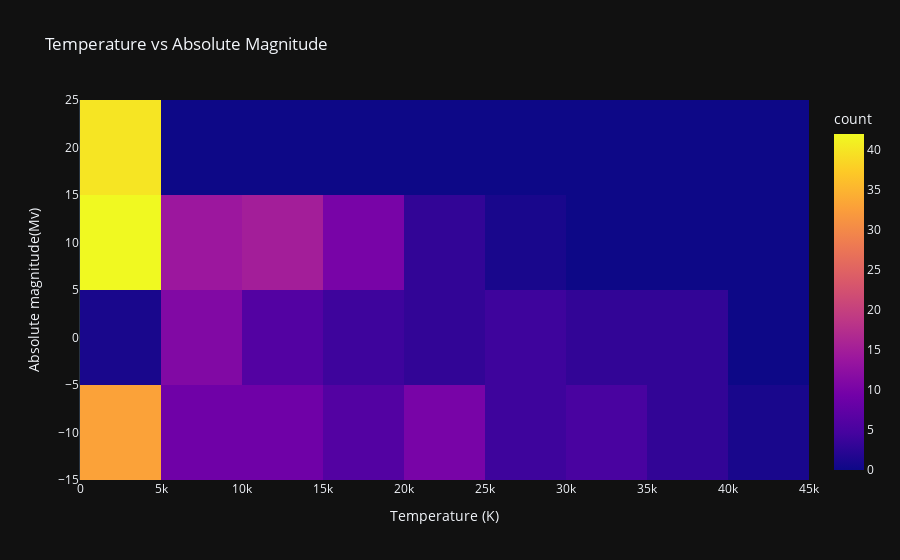

This figure's notebook cell:
### Markdown cell above
### Above Heatmap shows the intensity Luminosity of Stars with respect to their Radius. 
## From above plot we can conclude that Luminosity is directly proportional to Radii of Star

### Code cell
fig = px.density_heatmap(dataset, x="Temperature (K)", y ="Absolute magnitude(Mv)",title = 'Temperature vs Absolute Magnitude', template = 'plotly_dark')
fig.show()

### Figure 1 — Plotly figure (JSON) as saved in the notebook; plotly's stock layout.template omitted (floating-point values rounded to 4 significant figures; data arrays with more than 128 entries replaced by an {"elided": "..."} marker saying what was removed)
{"data": [{"coloraxis": "coloraxis", "hovertemplate": "Temperature (K)=%{x}<br>Absolute magnitude(Mv)=%{y}<br>count=%{z}<extra></extra>", "name": "", "type": "histogram2d", "x": {"elided": "240 int values"}, "xaxis": "x", "xbingroup": "x", "y": {"elided": "240 float values"}, "yaxis": "y", "ybingroup": "y"}], "layout": {"coloraxis": {"colorbar": {"title": {"text": "count"}}, "colorscale": [[0, "#0d0887"], [0.1111, "#46039f"], [0.2222, "#7201a8"], [0.3333, "#9c179e"], [0.4444, "#bd3786"], [0.5556, "#d8576b"], [0.6667, "#ed7953"], [0.7778, "#fb9f3a"], [0.8889, "#fdca26"], [1, "#f0f921"]]}, "legend": {"tracegroupgap": 0}, "title": {"text": "Temperature vs Absolute Magnitude"}, "xaxis": {"anchor": "y", "domain": [0, 1], "title": {"text": "Temperature (K)"}}, "yaxis": {"anchor": "x", "domain": [0, 1], "title": {"text": "Absolute magnitude(Mv)"}}}}
